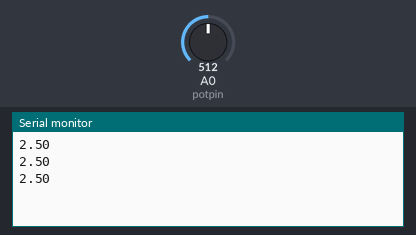
Simulated run of this sketch. Board: Arduino Uno, built with avr-gcc and run on an emulated ATmega328P. Shown: the last lines printed to the serial monitor. The test bench sets the inputs (shaded band); at power-on: A0 (potpin) = 512.

Above: at 1.3 s.
1.4 s: A0 (potpin) set to 716
At 1.9 s:
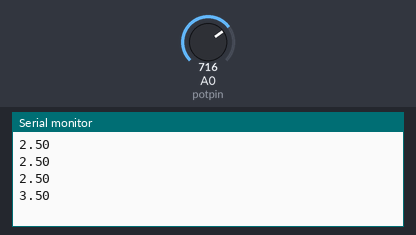
2.9 s: A0 (potpin) set to 900
At 3.4 s:
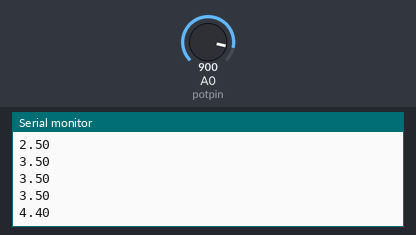
Timing chart, 0 to 5.9 s (numbered marks = the images above; inputs shaded):
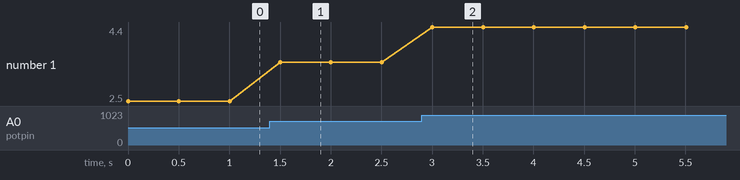

Measured:
- after the input at 1.4 s, the serial monitor: prints a new line after 0.10 s (image 1)
- after the input at 2.9 s, the serial monitor: prints a new line after 0.10 s (image 2)
- plotted number 1: 2.5 → 3.5 after the input at 1.4 s, 3.5 → 4.4 after the input at 2.9 s

The sketch:

tamrin5_3.ino
```cpp
int potpin = A0;
int potValue = 0;
void setup() {
Serial.begin(9600);
}

void loop() {
int potValue = analogRead(potpin);
float voltage = potValue*(5.0/1023.0);
Serial.println(voltage);
delay(500);
}
```
